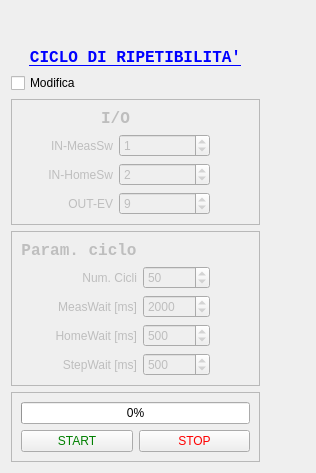
<?xml version="1.0" encoding="UTF-8"?>
<ui version="4.0">
 <class>CicloRipetibilitaForm</class>
 <widget class="QWidget" name="CicloRipetibilitaForm">
  <property name="geometry">
   <rect>
    <x>0</x>
    <y>0</y>
    <width>316</width>
    <height>473</height>
   </rect>
  </property>
  <property name="sizePolicy">
   <sizepolicy hsizetype="MinimumExpanding" vsizetype="MinimumExpanding">
    <horstretch>0</horstretch>
    <verstretch>0</verstretch>
   </sizepolicy>
  </property>
  <property name="windowTitle">
   <string>Ripetibilità - Parametri</string>
  </property>
  <property name="styleSheet">
   <string notr="true"/>
  </property>
  <layout class="QFormLayout" name="formLayout">
   <item row="0" column="0">
    <layout class="QVBoxLayout" name="verticalLayout">
     <item>
      <spacer name="verticalSpacer">
       <property name="orientation">
        <enum>Qt::Vertical</enum>
       </property>
       <property name="sizeHint" stdset="0">
        <size>
         <width>20</width>
         <height>40</height>
        </size>
       </property>
      </spacer>
     </item>
     <item>
      <widget class="QLabel" name="labelTitle">
       <property name="font">
        <font>
         <family>Courier New</family>
         <pointsize>12</pointsize>
         <bold>true</bold>
         <underline>true</underline>
        </font>
       </property>
       <property name="styleSheet">
        <string notr="true">color:blue;</string>
       </property>
       <property name="text">
        <string>CICLO DI RIPETIBILITA'</string>
       </property>
       <property name="alignment">
        <set>Qt::AlignCenter</set>
       </property>
      </widget>
     </item>
     <item>
      <widget class="QCheckBox" name="checkEnableMod">
       <property name="toolTip">
        <string>Abilita modifiche paramatri.</string>
       </property>
       <property name="text">
        <string>Modifica</string>
       </property>
      </widget>
     </item>
     <item>
      <widget class="QFrame" name="frame_io">
       <property name="enabled">
        <bool>false</bool>
       </property>
       <property name="sizePolicy">
        <sizepolicy hsizetype="Expanding" vsizetype="Expanding">
         <horstretch>0</horstretch>
         <verstretch>0</verstretch>
        </sizepolicy>
       </property>
       <property name="frameShape">
        <enum>QFrame::StyledPanel</enum>
       </property>
       <property name="frameShadow">
        <enum>QFrame::Raised</enum>
       </property>
       <layout class="QGridLayout" name="gridLayout">
        <item row="2" column="0">
         <widget class="QLabel" name="label_2">
          <property name="frameShape">
           <enum>QFrame::NoFrame</enum>
          </property>
          <property name="text">
           <string>IN-HomeSw</string>
          </property>
          <property name="alignment">
           <set>Qt::AlignRight|Qt::AlignTrailing|Qt::AlignVCenter</set>
          </property>
         </widget>
        </item>
        <item row="2" column="1">
         <widget class="QSpinBox" name="in_home_switch">
          <property name="toolTip">
           <string>Canale IN per il micro di posizione &quot;HOME&quot;.</string>
          </property>
          <property name="value">
           <number>2</number>
          </property>
         </widget>
        </item>
        <item row="1" column="1">
         <widget class="QSpinBox" name="in_meas_switch">
          <property name="toolTip">
           <string>Canale IN per il micro di posizione &quot;MISURA&quot;.</string>
          </property>
          <property name="value">
           <number>1</number>
          </property>
         </widget>
        </item>
        <item row="3" column="1">
         <widget class="QSpinBox" name="out_EV">
          <property name="toolTip">
           <string>Canale OUT per il pilotaggio dell'elettrovalvola.</string>
          </property>
          <property name="value">
           <number>9</number>
          </property>
         </widget>
        </item>
        <item row="3" column="0">
         <widget class="QLabel" name="label_3">
          <property name="frameShape">
           <enum>QFrame::NoFrame</enum>
          </property>
          <property name="text">
           <string>OUT-EV</string>
          </property>
          <property name="alignment">
           <set>Qt::AlignRight|Qt::AlignTrailing|Qt::AlignVCenter</set>
          </property>
         </widget>
        </item>
        <item row="1" column="0">
         <widget class="QLabel" name="label">
          <property name="frameShape">
           <enum>QFrame::NoFrame</enum>
          </property>
          <property name="text">
           <string>IN-MeasSw</string>
          </property>
          <property name="alignment">
           <set>Qt::AlignRight|Qt::AlignTrailing|Qt::AlignVCenter</set>
          </property>
         </widget>
        </item>
        <item row="1" column="2" rowspan="3">
         <spacer name="horizontalSpacer">
          <property name="orientation">
           <enum>Qt::Horizontal</enum>
          </property>
          <property name="sizeType">
           <enum>QSizePolicy::Maximum</enum>
          </property>
          <property name="sizeHint" stdset="0">
           <size>
            <width>40</width>
            <height>20</height>
           </size>
          </property>
         </spacer>
        </item>
        <item row="0" column="0" colspan="2">
         <widget class="QLabel" name="label_4">
          <property name="font">
           <font>
            <family>Courier New</family>
            <pointsize>12</pointsize>
            <bold>true</bold>
           </font>
          </property>
          <property name="text">
           <string>I/O</string>
          </property>
          <property name="alignment">
           <set>Qt::AlignCenter</set>
          </property>
         </widget>
        </item>
       </layout>
      </widget>
     </item>
     <item>
      <widget class="QFrame" name="frame_cycle">
       <property name="enabled">
        <bool>false</bool>
       </property>
       <property name="sizePolicy">
        <sizepolicy hsizetype="Expanding" vsizetype="Expanding">
         <horstretch>0</horstretch>
         <verstretch>0</verstretch>
        </sizepolicy>
       </property>
       <property name="frameShape">
        <enum>QFrame::StyledPanel</enum>
       </property>
       <property name="frameShadow">
        <enum>QFrame::Raised</enum>
       </property>
       <layout class="QGridLayout" name="gridLayout_2">
        <item row="2" column="0">
         <widget class="QLabel" name="label_6">
          <property name="frameShape">
           <enum>QFrame::NoFrame</enum>
          </property>
          <property name="text">
           <string>MeasWait [ms]</string>
          </property>
          <property name="alignment">
           <set>Qt::AlignRight|Qt::AlignTrailing|Qt::AlignVCenter</set>
          </property>
         </widget>
        </item>
        <item row="1" column="1">
         <widget class="QSpinBox" name="numCycles">
          <property name="toolTip">
           <string>Numero di cicli da eseguire.</string>
          </property>
          <property name="maximum">
           <number>99999</number>
          </property>
          <property name="value">
           <number>50</number>
          </property>
         </widget>
        </item>
        <item row="3" column="0">
         <widget class="QLabel" name="label_7">
          <property name="text">
           <string>HomeWait [ms]</string>
          </property>
          <property name="alignment">
           <set>Qt::AlignRight|Qt::AlignTrailing|Qt::AlignVCenter</set>
          </property>
         </widget>
        </item>
        <item row="1" column="0">
         <widget class="QLabel" name="label_5">
          <property name="frameShape">
           <enum>QFrame::NoFrame</enum>
          </property>
          <property name="text">
           <string>Num. Cicli</string>
          </property>
          <property name="alignment">
           <set>Qt::AlignRight|Qt::AlignTrailing|Qt::AlignVCenter</set>
          </property>
         </widget>
        </item>
        <item row="0" column="0">
         <widget class="QLabel" name="label_8">
          <property name="font">
           <font>
            <family>Courier New</family>
            <pointsize>12</pointsize>
            <bold>true</bold>
           </font>
          </property>
          <property name="text">
           <string>Param. ciclo</string>
          </property>
          <property name="alignment">
           <set>Qt::AlignCenter</set>
          </property>
         </widget>
        </item>
        <item row="4" column="0">
         <widget class="QLabel" name="label_9">
          <property name="text">
           <string>StepWait [ms]</string>
          </property>
          <property name="alignment">
           <set>Qt::AlignRight|Qt::AlignTrailing|Qt::AlignVCenter</set>
          </property>
         </widget>
        </item>
        <item row="4" column="1">
         <widget class="QSpinBox" name="StepWait">
          <property name="toolTip">
           <string>Attesa tra un ciclo ed il successivo. (Per ora non utilizzato).</string>
          </property>
          <property name="maximum">
           <number>999999</number>
          </property>
          <property name="value">
           <number>500</number>
          </property>
         </widget>
        </item>
        <item row="1" column="2" rowspan="4">
         <spacer name="horizontalSpacer_2">
          <property name="orientation">
           <enum>Qt::Horizontal</enum>
          </property>
          <property name="sizeType">
           <enum>QSizePolicy::Maximum</enum>
          </property>
          <property name="sizeHint" stdset="0">
           <size>
            <width>40</width>
            <height>20</height>
           </size>
          </property>
         </spacer>
        </item>
        <item row="3" column="1">
         <widget class="QSpinBox" name="HomeMeasWait">
          <property name="toolTip">
           <string>Attesa, dopo aver raggiunto la posizione di home/riposo, prima di eseguire il ciclo successivo.</string>
          </property>
          <property name="maximum">
           <number>999999</number>
          </property>
          <property name="value">
           <number>500</number>
          </property>
         </widget>
        </item>
        <item row="2" column="1">
         <widget class="QSpinBox" name="MeasWaitTime_ms">
          <property name="toolTip">
           <string>Attesa, dopo aver raggiunto la posizione di misura, prima di eseguire la misura.</string>
          </property>
          <property name="maximum">
           <number>999999</number>
          </property>
          <property name="value">
           <number>2000</number>
          </property>
         </widget>
        </item>
       </layout>
      </widget>
     </item>
     <item>
      <widget class="QFrame" name="frame">
       <property name="enabled">
        <bool>true</bool>
       </property>
       <property name="frameShape">
        <enum>QFrame::StyledPanel</enum>
       </property>
       <property name="frameShadow">
        <enum>QFrame::Raised</enum>
       </property>
       <layout class="QGridLayout" name="gridLayout_3">
        <item row="1" column="0">
         <widget class="QPushButton" name="btnStart">
          <property name="toolTip">
           <string>AVVIA ciclo.</string>
          </property>
          <property name="styleSheet">
           <string notr="true">COLOR:green;</string>
          </property>
          <property name="text">
           <string>START</string>
          </property>
         </widget>
        </item>
        <item row="1" column="1">
         <widget class="QPushButton" name="btnStop">
          <property name="toolTip">
           <string>FERMA ciclo.</string>
          </property>
          <property name="styleSheet">
           <string notr="true">color:red;</string>
          </property>
          <property name="text">
           <string>STOP</string>
          </property>
         </widget>
        </item>
        <item row="0" column="0" colspan="2">
         <widget class="QProgressBar" name="progressBar">
          <property name="value">
           <number>0</number>
          </property>
          <property name="alignment">
           <set>Qt::AlignCenter</set>
          </property>
          <property name="orientation">
           <enum>Qt::Horizontal</enum>
          </property>
         </widget>
        </item>
       </layout>
      </widget>
     </item>
    </layout>
   </item>
  </layout>
 </widget>
 <resources/>
 <connections/>
</ui>
